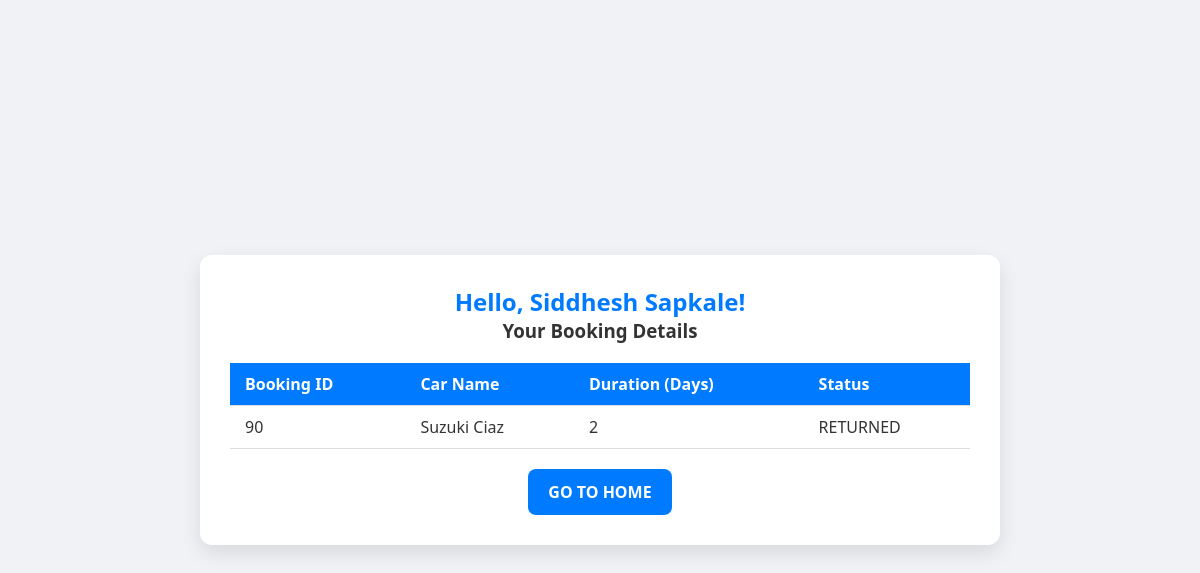
The app's page /bookinstatus.php (signed in) with its own data.
### tables this page shows
CREATE TABLE `users` (
  `FNAME` varchar(255) NOT NULL,
  `LNAME` varchar(255) NOT NULL,
  `EMAIL` varchar(255) NOT NULL,
  `LIC_NUM` varchar(255) NOT NULL,
  `PHONE_NUMBER` bigint(11) NOT NULL,
  `PASSWORD` varchar(255) NOT NULL,
  `GENDER` varchar(255) NOT NULL
);

CREATE TABLE `booking` (
  `BOOK_ID` int(11) NOT NULL,
  `CAR_ID` int(11) NOT NULL,
  `EMAIL` varchar(255) NOT NULL,
  `BOOK_PLACE` varchar(255) NOT NULL,
  `BOOK_DATE` date NOT NULL,
  `DURATION` int(11) NOT NULL,
  `PHONE_NUMBER` bigint(20) NOT NULL,
  `DESTINATION` varchar(255) NOT NULL,
  `RETURN_DATE` date NOT NULL,
  `PRICE` int(11) NOT NULL,
  `BOOK_STATUS` varchar(255) NOT NULL DEFAULT 'UNDER PROCESSING'
);

CREATE TABLE `cars` (
  `CAR_ID` int(11) NOT NULL,
  `CAR_NAME` varchar(255) NOT NULL,
  `FUEL_TYPE` varchar(255) NOT NULL,
  `CAPACITY` int(11) NOT NULL,
  `PRICE` int(11) NOT NULL,
  `CAR_IMG` varchar(255) NOT NULL,
  `AVAILABLE` varchar(255) NOT NULL
);

### bookinstatus.php (the view, shortened to what this page needs)
<!DOCTYPE html>
<html lang="en">
<head>
</head>
<body>
    <?php
        require_once('connection.php');
        $email = $_SESSION['email'];
        $sql_user = "SELECT * FROM users WHERE EMAIL='$email'";
        $result_user = mysqli_query($con, $sql_user);
        $user = mysqli_fetch_assoc($result_user);
        $sql_bookings = "SELECT * FROM booking WHERE EMAIL='$email' ORDER BY BOOK_ID DESC";
        $result_bookings = mysqli_query($con, $sql_bookings);
        if (mysqli_num_rows($result_bookings) == 0) {
            echo '<script>alert("No booking details found.")</script>';
            echo '<script>window.location.href = "cardetails.php";</script>';
        } else {
    ?>
    <div class="container">
        <div class="header">
            <p class="name">Hello, <?php echo $user['FNAME'] . " " . $user['LNAME']; ?>!</p>
            <h3>Your Booking Details</h3>
        </div>
        <table class="table">
            <thead>
                <tr>
                    <th>Booking ID</th>
                    <th>Car Name</th>
                    <th>Duration (Days)</th>
                    <th>Status</th>
                </tr>
            </thead>
            <tbody>
                <?php while ($booking = mysqli_fetch_assoc($result_bookings)) {
                    $car_id = $booking['CAR_ID'];
                    $sql_car = "SELECT * FROM cars WHERE CAR_ID='$car_id'";
                    $result_car = mysqli_query($con, $sql_car);
                    $car = mysqli_fetch_assoc($result_car);
                ?>
                <tr>
                    <td><?php echo $booking['BOOK_ID']; ?></td>
                    <td><?php echo $car['CAR_NAME']; ?></td>
                    <td><?php echo $booking['DURATION']; ?></td>
                    <td><?php echo $booking['BOOK_STATUS']; ?></td>
                </tr>
                <?php } ?>
            </tbody>
        </table>
        <div class="button-group">
            <a href="cardetails.php" class="button">Go to Home</a>
        </div>
    </div>
    <?php } ?>
</body>
</html>

### bookinstatus.php (style rules this page uses)
* { margin: 0; padding: 0; box-sizing: border-box; font-family: 'Segoe UI', Tahoma, Geneva, Verdana, sans-serif; }
body { background-color: #f0f2f5; display: flex; justify-content: center; align-items: center; min-height: 100vh; padding: 20px; color: #333; }
.container { background: #fff; border-radius: 12px; box-shadow: 0 8px 20px rgba(0, 0, 0, 0.1); max-width: 800px; width: 100%; padding: 30px; animation: fadeIn 0.5s ease-in-out; }
.header { text-align: center; margin-bottom: 20px; }
.header .name { font-size: 24px; font-weight: bold; color: #007BFF; }
.table { width: 100%; border-collapse: collapse; margin-top: 20px; }
.table th, .table td { padding: 10px 15px; text-align: left; border-bottom: 1px solid #ddd; }
.table th { background-color: #007BFF; color: #fff; }
.button-group { text-align: center; margin-top: 20px; }
.button { display: inline-block; padding: 12px 20px; background-color: #007BFF; color: #fff; border: none; border-radius: 8px; font-size: 16px; font-weight: bold; text-transform: uppercase; text-decoration: none; transition: background-color 0.3s ease, transform 0.2s ease; }

### records on screen
users: FNAME "Siddhesh", LNAME "Sapkale"
booking: BOOK_ID "90", CAR_ID.CAR_NAME "Suzuki Ciaz", DURATION "2", BOOK_STATUS "RETURNED"
